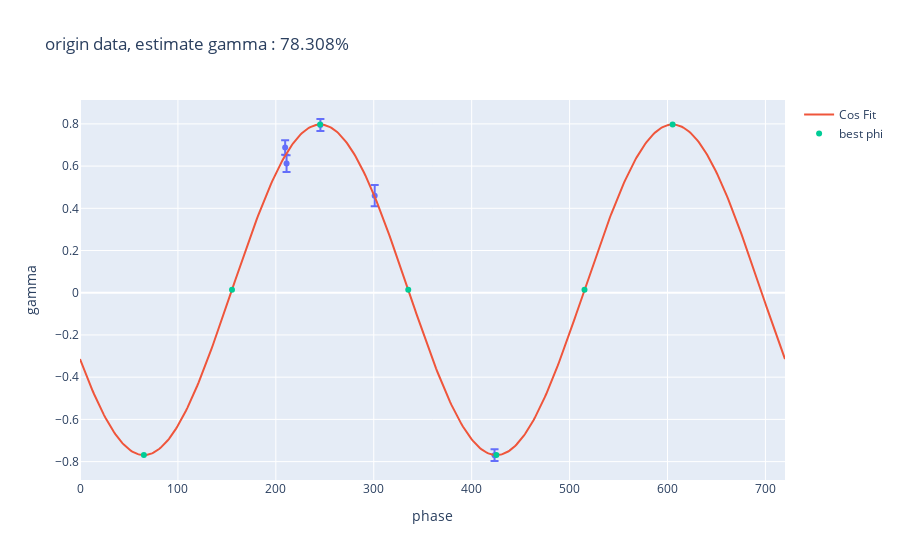

Notebook cell for this chart:
### Code cell
best_phi_list=np.array([90,180,270,360,450,540,630])+param_origin[1]/np.pi*180//90*90
best_turn_list=(best_phi_list-(param_origin[1]/np.pi*180))/360/2
phase_array=np.linspace(0,360*2,500)
turn_array=phase_array/360/2
origin_fit=model_func_count_offset(phase_array,*param_origin)
best_phase_list=best_turn_list*2*360

fig = px.scatter(origin_df, x='phase', y='gamma',error_y='gamma_err',hover_data='turn',title='origin data, estimate gamma : {:.3%}'.format(np.abs(param_origin[0])))
fig.add_scatter(x=phase_array, y=origin_fit, mode='lines', name='Cos Fit',hovertext=['turn={:.3}'.format(i) for i in turn_array],hovertemplate='gamma=%{y:.3f}<br>%{hovertext}')
fig.add_scatter(x=best_phase_list,y=model_func_count_offset(best_phase_list,*param_origin),mode='markers',name='best phi',hovertext=['turn={:.3}'.format(i) for i in best_turn_list],hovertemplate='gamma=%{y:.3f}<br>%{hovertext}')
fig.show()

### Figure 1 — Plotly figure (JSON) as saved in the notebook; plotly's stock layout.template omitted (floating-point values rounded to 4 significant figures; data arrays with more than 128 entries replaced by an {"elided": "..."} marker saying what was removed)
{"data": [{"customdata": [[0.291], [0.293], [0.341], [0.418], [0.588]], "error_y": {"array": [0.03446, 0.03969, 0.02836, 0.05035, 0.02777]}, "hovertemplate": "phase=%{x}<br>gamma=%{y}<br>turn=%{customdata[0]}<extra></extra>", "legendgroup": "", "marker": {"color": "#636efa", "symbol": "circle"}, "mode": "markers", "name": "", "orientation": "v", "showlegend": false, "type": "scatter", "x": [209.5, 211.0, 245.5, 301.0, 423.4], "xaxis": "x", "y": [0.6885, 0.6121, 0.7948, 0.4598, -0.7694], "yaxis": "y"}, {"hovertemplate": "gamma=%{y:.3f}<br>%{hovertext}", "hovertext": {"elided": "500 str values"}, "mode": "lines", "name": "Cos Fit", "type": "scatter", "x": {"elided": "500 float values"}, "y": {"elided": "500 float values"}}, {"hovertemplate": "gamma=%{y:.3f}<br>%{hovertext}", "hovertext": ["turn=0.0906", "turn=0.216", "turn=0.341", "turn=0.466", "turn=0.591", "turn=0.716", "turn=0.841"], "mode": "markers", "name": "best phi", "type": "scatter", "x": [65.23, 155.2, 245.2, 335.2, 425.2, 515.2, 605.2], "y": [-0.7692, 0.0139, 0.797, 0.0139, -0.7692, 0.0139, 0.797]}], "layout": {"legend": {"tracegroupgap": 0}, "title": {"text": "origin data, estimate gamma : 78.308%"}, "xaxis": {"anchor": "y", "domain": [0, 1], "title": {"text": "phase"}}, "yaxis": {"anchor": "x", "domain": [0, 1], "title": {"text": "gamma"}}}}
